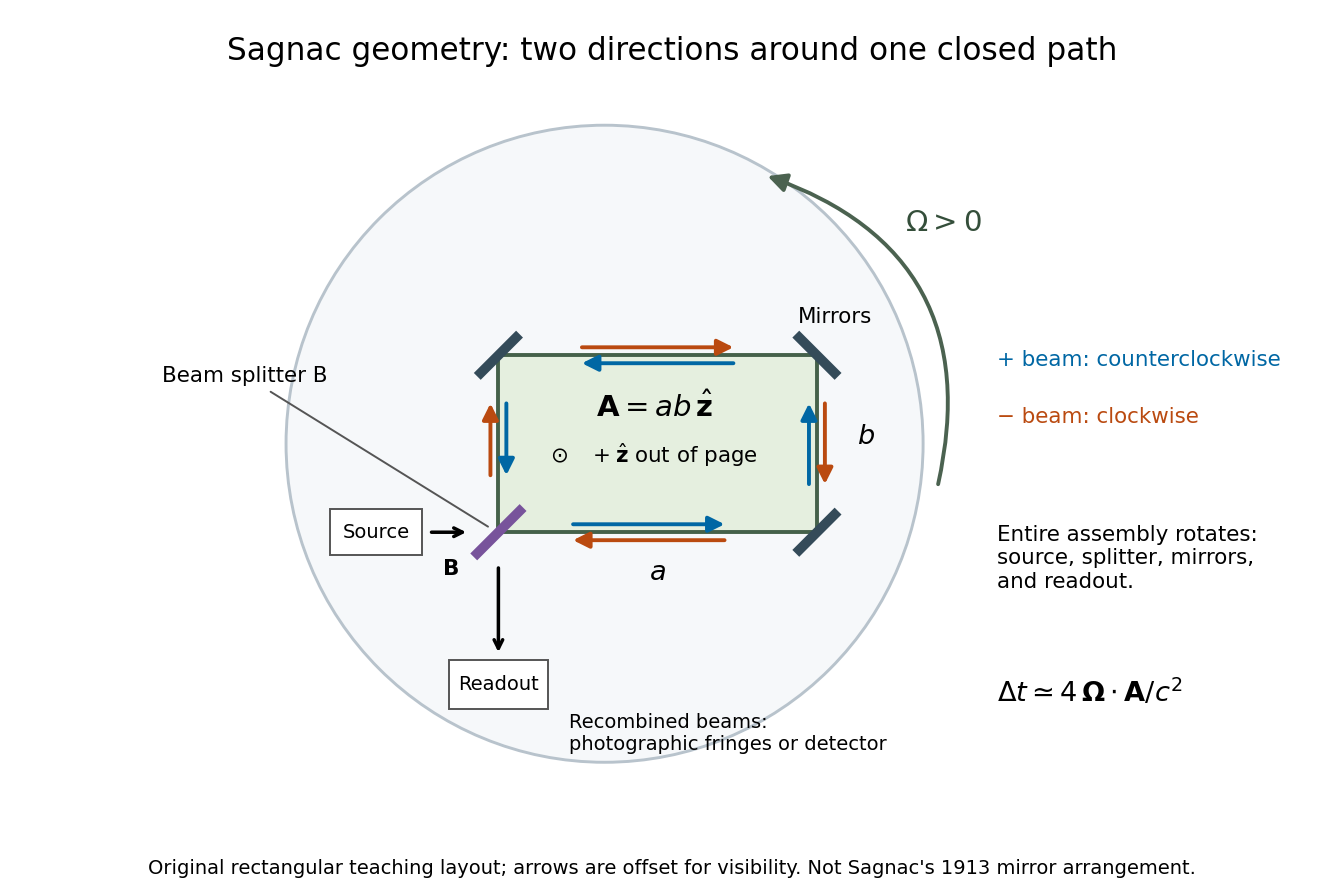

Recreate this plot in Python.
"""Original rotating-loop schematic; Python 3.14 / matplotlib 3.10.7.

Run from _media; emits this script's basename.png to the current directory.
The rectangle is a teaching geometry, not a copy of Sagnac's historical layout.
"""

from pathlib import Path

import matplotlib.pyplot as plt
from matplotlib.patches import Circle, FancyArrowPatch, Rectangle


def main():
    plt.rcParams.update({"font.size": 11, "font.family": "DejaVu Sans"})
    fig, ax = plt.subplots(figsize=(9.6, 6.4), facecolor="white")
    fig.subplots_adjust(left=0.025, right=0.98, top=0.88, bottom=0.09)
    ax.set_aspect("equal")
    ax.set_xlim(-2.1, 4.1)
    ax.set_ylim(-1.6, 2.4)
    ax.axis("off")
    ax.add_patch(Circle((0.6, 0.5), 1.8, facecolor="#f6f8fa", edgecolor="#b8c3cc", lw=1.5))
    ax.add_patch(Rectangle((0, 0), 1.8, 1, facecolor="#e5efdf", edgecolor="#45614a", lw=2))
    vertices = [(0, 0), (1.8, 0), (1.8, 1), (0, 1)]
    for index, (x, y) in enumerate(vertices[1:]):
        slope = -1 if index == 1 else 1
        ax.plot([x - 0.10, x + 0.10], [y - slope * 0.10, y + slope * 0.10], color="#344b59", lw=5)
    ax.plot([-0.12, 0.12], [-0.12, 0.12], color="#78539b", lw=5)
    blue, orange = "#0067a4", "#ba4a10"
    # Arrows displaced to either side of the SAME ideal optical loop for clarity.
    plus = [((0.4, .045), (1.3, .045)), ((1.755, .25), (1.755, .75)),
            ((1.35, .955), (.45, .955)), ((.045, .75), (.045, .30))]
    minus = [((1.3, -.045), (.4, -.045)), ((1.845, .75), (1.845, .25)),
             ((.45, 1.045), (1.35, 1.045)), ((-.045, .30), (-.045, .75))]
    for arrows, color in [(plus, blue), (minus, orange)]:
        for start, end in arrows:
            ax.add_patch(FancyArrowPatch(start, end, arrowstyle="-|>", mutation_scale=17, color=color, lw=2))
    ax.text(.88, .65, r"$\mathbf{A}=ab\,\hat{\mathbf{z}}$", ha="center", fontsize=15)
    ax.text(.88, .39, r"$\odot\quad +\hat{\mathbf{z}}$ out of page", ha="center", fontsize=11)
    ax.text(.90, -.27, r"$a$", ha="center", fontsize=14)
    ax.text(2.08, .5, r"$b$", ha="center", fontsize=14)
    ax.text(1.9, 1.18, "Mirrors", ha="center")
    ax.text(-.22, -.24, "B", ha="right", fontweight="bold")
    ax.annotate("Beam splitter B", xy=(-.04, .02), xytext=(-1.9, .85),
                arrowprops={"arrowstyle": "-", "color": "#555"})
    ax.add_patch(Rectangle((-.95, -.13), .52, .26, facecolor="white", edgecolor="#555"))
    ax.text(-.69, 0, "Source", ha="center", va="center", fontsize=10)
    ax.annotate("", xy=(-.16, 0), xytext=(-.4, 0), arrowprops={"arrowstyle": "->", "lw": 1.8})
    ax.add_patch(Rectangle((-.28, -1.00), .56, .28, facecolor="white", edgecolor="#555"))
    ax.text(0, -.86, "Readout", ha="center", va="center", fontsize=10)
    ax.annotate("", xy=(0, -.7), xytext=(0, -.18), arrowprops={"arrowstyle": "->", "lw": 1.8})
    ax.text(.4, -1.02, "Recombined beams:\nphotographic fringes or detector", va="top", fontsize=10)
    ax.add_patch(FancyArrowPatch((2.48, .25), (1.50, 2.02), connectionstyle="arc3,rad=.45",
                                arrowstyle="-|>", mutation_scale=20, color="#4b6250", lw=2))
    ax.text(2.30, 1.70, r"$\Omega>0$", color="#344e3a", fontsize=15)
    ax.text(2.82, .94, "+ beam: counterclockwise", color=blue, fontsize=11)
    ax.text(2.82, .62, "− beam: clockwise", color=orange, fontsize=11)
    ax.text(2.82, .04, "Entire assembly rotates:\nsource, splitter, mirrors,\nand readout.", va="top", fontsize=11)
    ax.text(2.82, -.96, r"$\Delta t\simeq4\,\mathbf{\Omega}\cdot\mathbf{A}/c^2$", fontsize=14)
    fig.suptitle("Sagnac geometry: two directions around one closed path", fontsize=16, y=.96)
    fig.text(.5, .025, "Original rectangular teaching layout; arrows are offset for visibility. Not Sagnac's 1913 mirror arrangement.",
             ha="center", fontsize=10)
    fig.savefig(Path(__file__).stem + ".png", dpi=140, facecolor="white")
    plt.close(fig)


if __name__ == "__main__":
    main()
